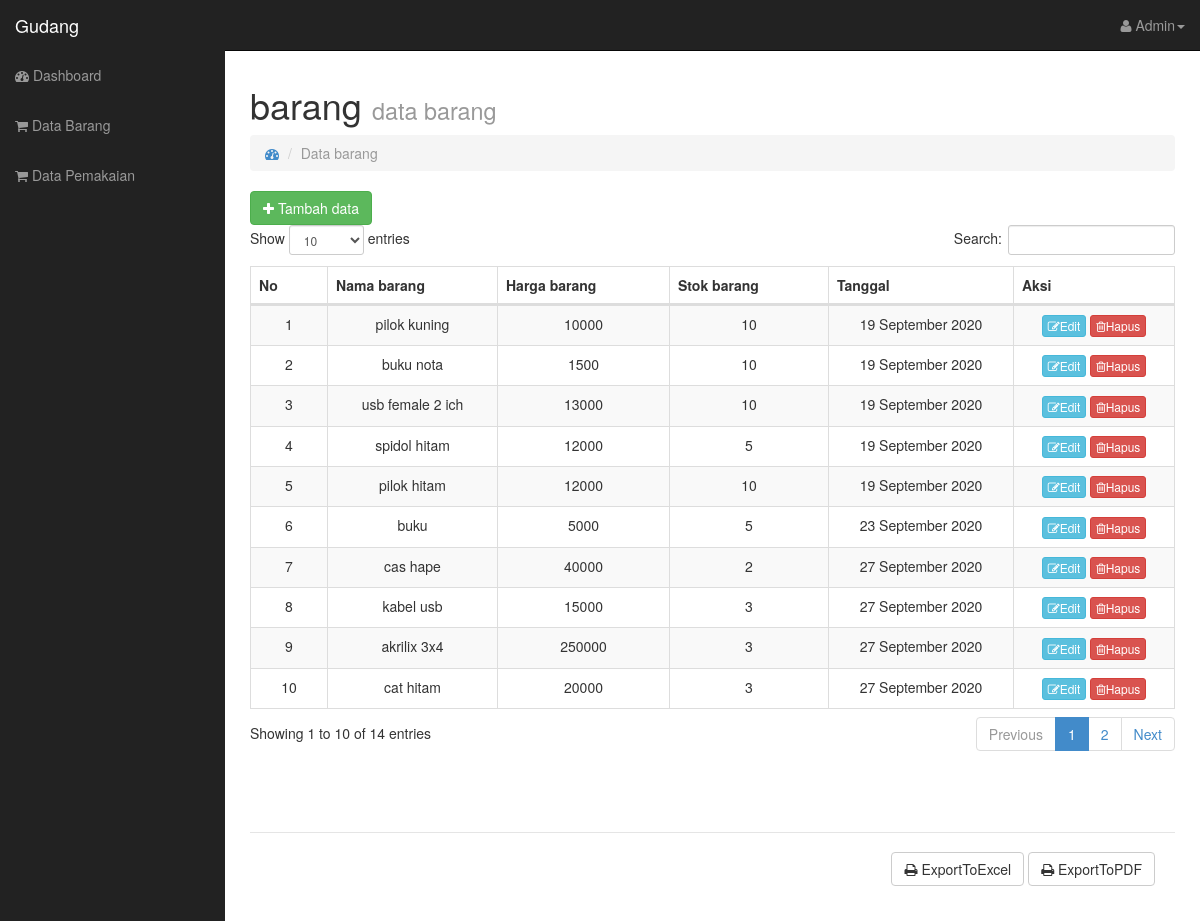
The page /?page=barang (signed in) on the database its author committed.
### tables this page shows
CREATE TABLE `tb_barang` (
  `id_brg` int(11) NOT NULL,
  `nama_brg` varchar(50) NOT NULL,
  `harga_brg` int(20) NOT NULL,
  `stok_brg` int(20) NOT NULL,
  `tanggal` date NOT NULL
);

### models/m_barang.php (called while the page is built, shortened)
<?php
class Barang
{
	private $mysqli;
	function __construct($conn)
	{
		$this->mysqli = $conn;
	}
	public function tampil($id = null)
	{
		$db = $this->mysqli->conn;
		$sql = "SELECT * FROM tb_barang";
		$query = $db->query($sql) or die($db->error);
		return $query;
	}
}

### views/barang.php (the view)
<?php
	include "models/m_barang.php";
	$brg = new Barang($connection);
	if(@$_GET['act'] == '') {
?>
<div class="row">
          <div class="col-lg-12">
            <h1>barang <small>data barang</small></h1>
            <ol class="breadcrumb">
              <li><a href=""><i class="fa fa-dashboard"></i></a></li>
              <li class="active">Data barang</li>
            </ol>
          </div>
 </div>
<div class="row">
          <div class="col-lg-12">
          	<button type="button" class="btn btn-success" data-toggle="modal" data-target="#tambah"><i class="fa fa-plus"></i> Tambah data</button>
            <div class="table-responsive">
            	<table class="table table-bordered table-hover table-striped" id="datatables">
                <thead>
                		<tr>
                			<th >No</th>
                			<th >Nama barang</th>
                			<th >Harga barang</th>
                			<th >Stok barang</th>
                			<th>Tanggal</th>
                			<th >Aksi</th>
                		</tr>
                </thead>
                <tbody>
                		<?php
                			$no = 1;
                			$tampil = $brg->tampil();
                			while ($data = $tampil->fetch_object()) {
                				?>
                			<tr>
                					<td align="center"><?= $no++ ; ?></td>
                					<td align="center"><?= $data->nama_brg; ?></td>
                					<td align="center"><?= $data->harga_brg; ?></td>
                					<td align="center"><?= $data->stok_brg; ?></td>
                					<td align="center"><?=date('d F Y',strtotime($data->tanggal)) ; ?></td>
                					<td align="center">
                					<a id="edit_brg" data-toggle="modal" data-target="#edit"
                					 data-id="<?= $data->id_brg; ?>"
                					 data-nama="<?= $data->nama_brg; ?>"
                					 data-harga="<?= $data->harga_brg; ?>"
                					 data-stok="<?= $data->stok_brg; ?>"
                					 >
                					<button align="center" class="btn btn-info btn-xs"> <i class="fa fa-edit"></i>Edit</button></a>
                					<a href="?page=barang&act=del&id=<?=$data->id_brg; ?>" onclick="return confirm('apakah anda yakin ?')">
                					<button align="center" class="btn btn-danger btn-xs"> <i class="fa fa-trash-o"></i>Hapus</button>
                					</a>
                				</td>
                			</tr>
                			<?php
                			}?>
                  </tbody>
            	</table>
            </div>
            <?php
            	include ".modal_brg_add.php";
            	include ".modal_brg_edit.php";
            	include ".modal_brg_cetak.php";
            ?>
            <div class="modal-footer">
            	<a href="./report/export_excel_barang.php" target="_blank">
          		<button align="left" type="button" class="btn btn-default"><i class="fa fa-print"></i> ExportToExcel</button></a>
          		<button align="left" type="button" class="btn btn-default" data-toggle="modal" data-target="#cetakpdf"><i class="fa fa-print"></i> ExportToPDF</button>
          	</div>
          </div>
 </div>
<?php
}else if (@$_GET['act'] == 'del') {
	$brg->hapus($_GET['id']);
	header("location: ?page=barang");
}

### index.php (shortened to what this page needs)
<?php
require_once('config/koneksi.php');
$connection = new Database($host, $user, $pass, $database);
if (isset($_SESSION['user'])) {
  ?>
  <!DOCTYPE html>
<html lang="en">
<head>
  <link href="assets/css/bootstrap.css" rel="stylesheet">
  <link href="assets/dataTables/datatables.min.css" rel="stylesheet">
  <link href="assets/css/sb-admin.css" rel="stylesheet">
  <link rel="stylesheet" href="assets/font-awesome/css/font-awesome.min.css">
</head>
<body>
  <div id="wrapper">
    <nav class="navbar navbar-inverse navbar-fixed-top" role="navigation">
      <div class="navbar-header">
        <a class="navbar-brand" href="">Gudang</a>
      </div>
      <div class="collapse navbar-collapse navbar-ex1-collapse">
        <ul class="nav navbar-nav side-nav">
          <li><a href="?page=dashboard"><i class="fa fa-dashboard"></i> Dashboard</a></li>
          <li><a href="?page=barang"> <i class="fa fa-shopping-cart"></i> Data Barang</a></b></li>
          <li><a href="?page=pemakaian"><i class="fa fa-shopping-cart"></i> Data Pemakaian</a></li>
        </ul>
        <ul class="nav navbar-nav navbar-right navbar-user">
          <li class="dropdown user-dropdown">
            <a href="#" class="dropdown-toggle" data-toggle="dropdown"><i class="fa fa-user"></i> Admin<b class="caret"></b></a>
          </li>
        </ul>
      </div>
    </nav>
    <div id="page-wrapper" >
      <?php
      if (@$_GET['page'] == 'dashboard' || @$_GET['page'] == '') {
        include "views/dashboard.php";
      } else if (@$_GET['page'] == 'barang') {
        include "views/barang.php";
      } else if (@$_GET['page'] == 'pemakaian') {
        include "views/pemakaian.php";
      }
      ?>
    </div>
  </div>
</body>
</html>
  <?php
} else {
  echo "<script>window.location='".base_url('auth/login.php')."';</script>";
}
?>

### views/.modal_brg_add.php (shortened to what this page needs)
<br>

### views/.modal_brg_edit.php (shortened to what this page needs)
<br>

### views/.modal_brg_cetak.php (shortened to what this page needs)
<br>

### assets/css/sb-admin.css (style rules this page uses)
body { margin-top: 50px; }
#wrapper { padding-left: 0; }
#page-wrapper { width: 100%; padding: 5px 15px; }
@media (min-width:768px) { #wrapper { padding-left: 225px; } }
@media (min-width:768px) { #page-wrapper { padding: 15px 25px; } }
@media (min-width:768px) { .side-nav { margin-left: -225px; left: 225px; width: 225px; position: fixed; top: 50px; height: 100%; border-radius: 0; border: none; background-color: #222222; overflow-y: auto; } }
@media (min-width:768px) { .side-nav>li>a { width: 225px; } }
@media (min-width:768px) { .navbar-collapse { padding-left: 15px !important; padding-right: 15px !important; } }

### rows shown on the page
tb_barang: nama_brg "pilok kuning", harga_brg "10000", stok_brg "10", tanggal "19 September 2020"
tb_barang: nama_brg "buku nota", harga_brg "1500", stok_brg "10", tanggal "19 September 2020"
tb_barang: nama_brg "usb female 2 ich", harga_brg "13000", stok_brg "10", tanggal "19 September 2020"
tb_barang: nama_brg "spidol hitam", harga_brg "12000", stok_brg "5", tanggal "19 September 2020"
tb_barang: nama_brg "pilok hitam", harga_brg "12000", stok_brg "10", tanggal "19 September 2020"
tb_barang: nama_brg "buku", harga_brg "5000", stok_brg "5", tanggal "23 September 2020"
tb_barang: nama_brg "cas hape", harga_brg "40000", stok_brg "2", tanggal "27 September 2020"
tb_barang: nama_brg "kabel usb", harga_brg "15000", stok_brg "3", tanggal "27 September 2020"
tb_barang: nama_brg "akrilix 3x4", harga_brg "250000", stok_brg "3", tanggal "27 September 2020"
tb_barang: nama_brg "cat hitam", harga_brg "20000", stok_brg "3", tanggal "27 September 2020"
